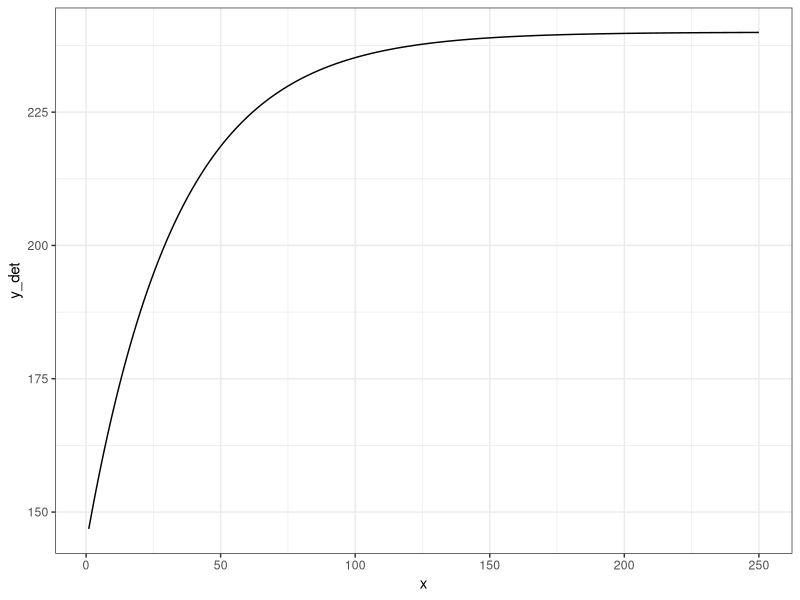
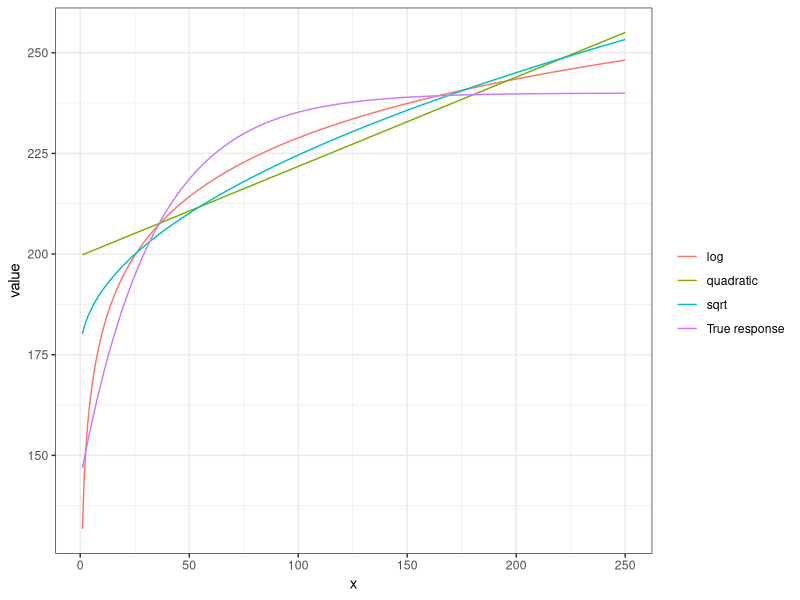
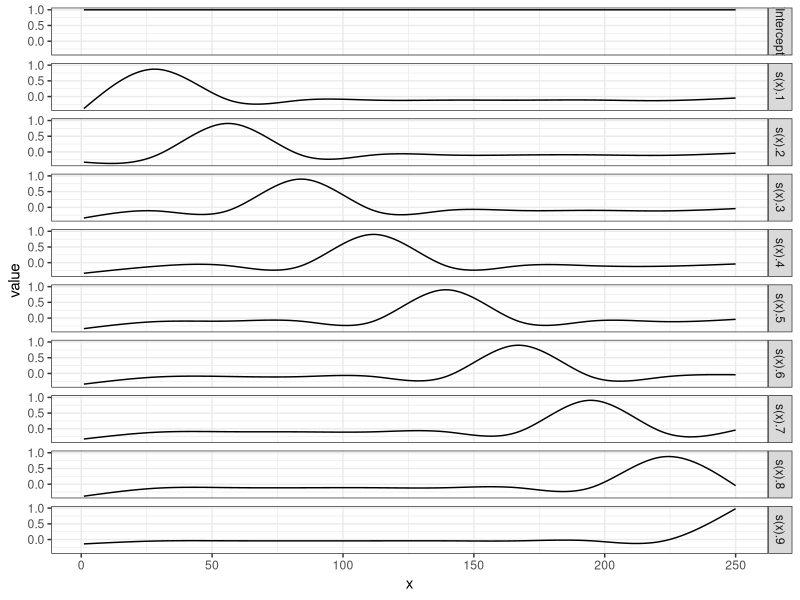
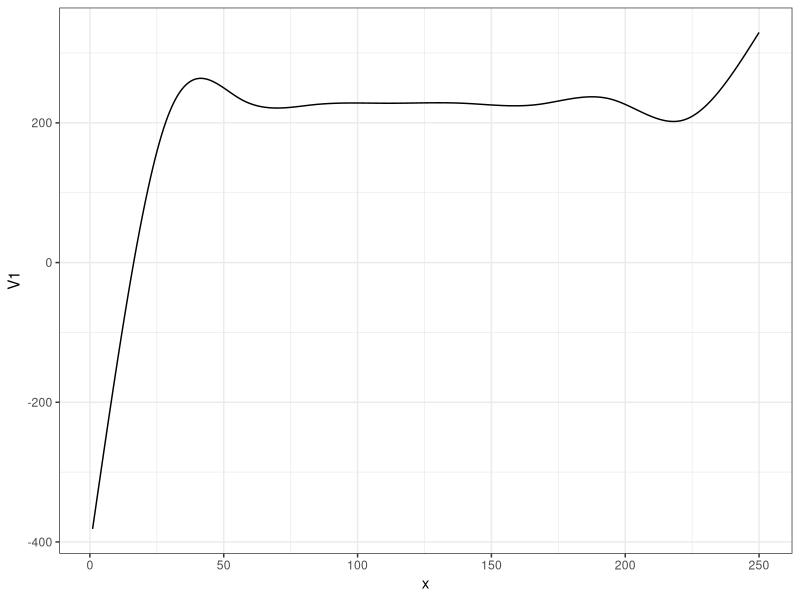
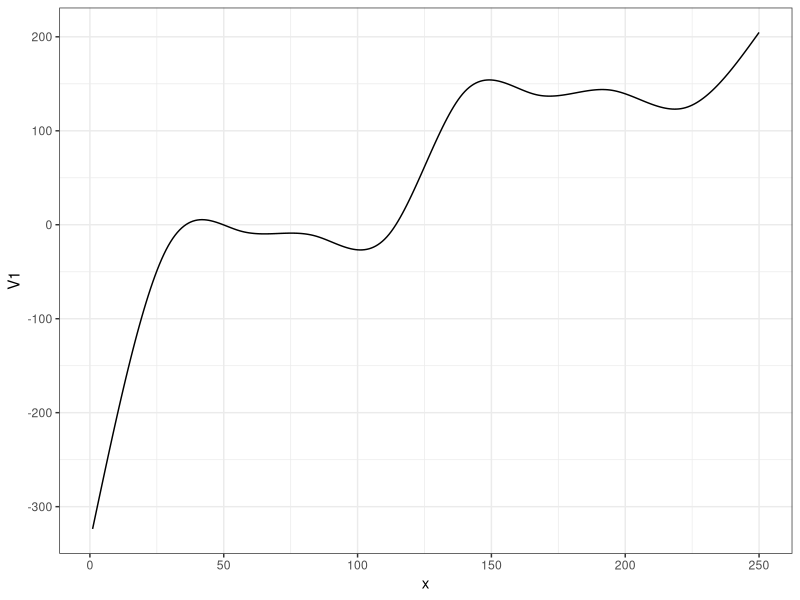
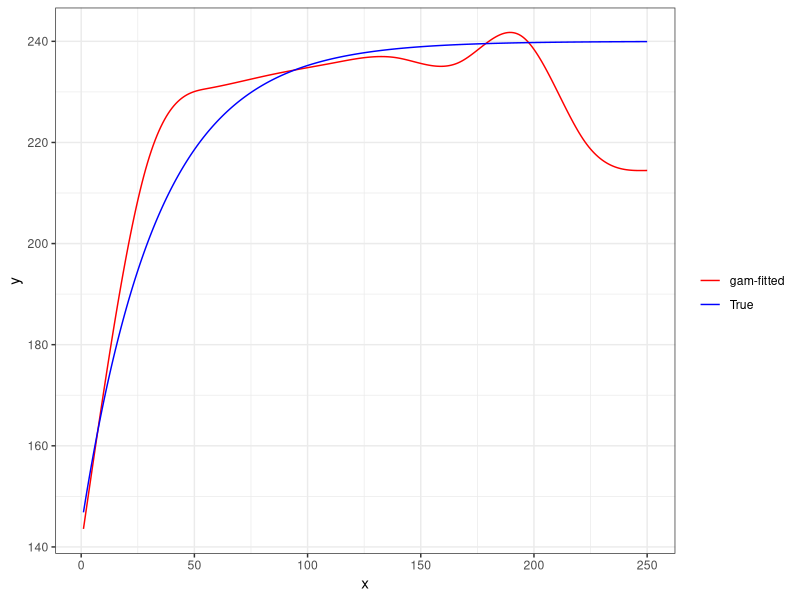
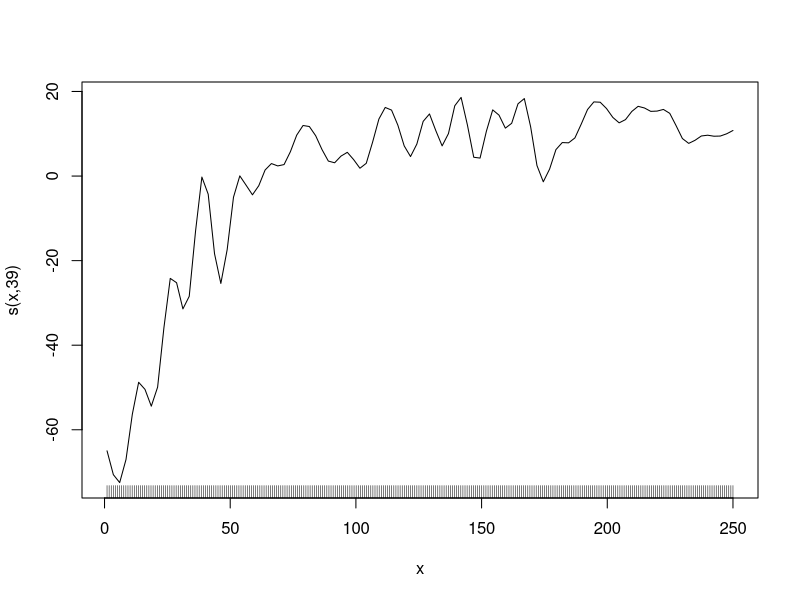
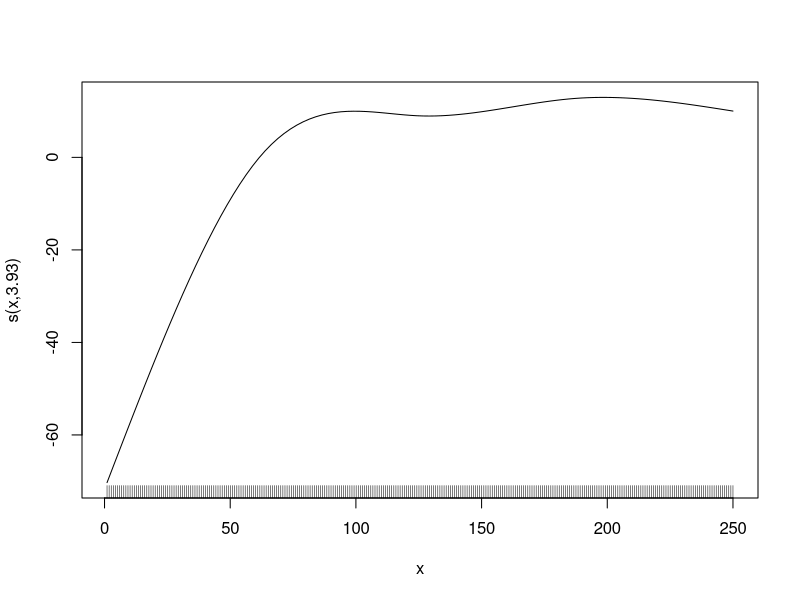

Recreate these plots in R, in order.
## ---- chunk 1
#| include: false

library(data.table)
library(tidyverse)
library(mgcv)
library(caret)
## ---- chunk 2
set.seed(83944)

#=== generate data ===#
N <- 300 # number of observations
x <- seq(1, 250, length = N) 
y_det <- 240 * (1 - 0.4 * exp(- 0.03 * x))
e <- 50 * runif(N) # error
data <- data.table(x = x, y = y_det + e, y_det = y_det)

#=== plot ===#
(
g_base <- ggplot(data) +
  geom_line(aes(y = y_det, x = x)) +
  theme_bw()
)
## ---- chunk 3
#=== sqrt ===#
lm_sq <- lm(y_det ~ sqrt(x), data = data)
data[, y_hat_sqrt := lm_sq$fit]

#=== log ===#
lm_log <- lm(y_det ~ log(x), data = data)
data[, y_hat_log := lm_log$fit]

#=== quadratic ===#
lm_quad <- lm(y_det ~ x + x^2, data = data)
data[, y_hat_quad := lm_quad$fit]
## ---- chunk 4
#| code-fold: true

plot_data <-
  melt(data, id.var = "x") %>% 
  .[variable != "y", ] %>% 
  .[, fit_case := fcase(
    variable == "y_det", "True response",
    variable == "y_hat_sqrt", "sqrt",
    variable == "y_hat_log", "log",
    variable == "y_hat_quad", "quadratic"
  )]

ggplot(plot_data) +
  geom_line(aes(y = value, x = x, color = fit_case)) +
  scale_color_discrete(name = "") +
  theme_bw()
## ---- chunk 5
#| code-fold: true
#| fig-height: 9 

basis_data <-
  gam(y_det ~ s(x, k = 10, bs = "cr"), data = data) %>% 
  predict(., type = "lpmatrix") %>% 
  data.table() %>% 
  .[, x := data[, x]] %>% 
  melt(id.var = "x")

ggplot(data = basis_data) +
  geom_line(aes(y = value, x = x)) +
  facet_grid(variable ~ .) +
  theme_bw()
## ---- chunk 6
#| code-fold: true

data.table(
  variable = unique(basis_data$variable),
  coef = rep(200, 10)
) %>% 
.[basis_data, on = "variable"] %>% 
.[, sum(coef * value), by = x] %>% 
ggplot(data = .) +
  geom_line(aes(y = V1, x = x)) +
  theme_bw()
## ---- chunk 7
#| code-fold: true

data.table(
  variable = unique(basis_data$variable),
  coef = c(rep(50, 5), rep(200, 5))
) %>% 
.[basis_data, on = "variable"] %>% 
.[, sum(coef * value), by = x] %>% 
ggplot(data = .) +
  geom_line(aes(y = V1, x = x)) +
  theme_bw()
## ---- chunk 8
gam_fit <- gam(y_det ~ s(x, k = 10, bs = "cr"), data = data)
## ---- chunk 9
gam_fit$coefficient
## ---- chunk 10
#| code-fold: true
data.table(
  variable = unique(basis_data$variable),
  coef = gam_fit$coefficient[-1]
) %>% 
.[basis_data, on = "variable"] %>% 
.[, .(y_no_int = sum(coef * value)), by = x] %>% 
.[, y_hat := gam_fit$coefficient[1] + y_no_int] %>% 
ggplot(data = .) +
  geom_line(aes(y = y_hat, x = x, color = "gam-fitted")) +
  geom_line(data = data, aes(y = y_det, x = x, color = "True")) +
  scale_color_manual(
    name = "",
    values = c("gam-fitted" = "red", "True" = "blue")
  ) +
  ylab("y") +
  xlab("x") +
  theme_bw()
## ---- chunk 11
#| code-fold: true
gam_fit_wiggly <- gam(y ~ s(x, k = 40, bs = "cr", sp = 0), data = data)
plot(gam_fit_wiggly, se = FALSE)

gam_fit_smooth <- gam(y ~ s(x, k = 5, bs = "cr"), data = data)
plot(gam_fit_smooth, se = FALSE)
## ---- chunk 12
#=== fit ===#
gam_fit_wiggly <- gam(y ~ s(x, k = 40, bs = "cr", sp = 0), data = data)

#=== assign the fitted values to a variable ===#
data[, y_hat := gam_fit_wiggly$fitted.values]

#=== plot ===#
ggplot(data = data) +
  geom_line(aes(y = y_hat, x = x)) +
  geom_point(aes(y = y, x = x)) +
  theme_bw()
## ---- chunk 13
#=== fit ===#
gam_fit_wiggly <- gam(y ~ s(x, k = 3, bs = "cr", sp = 0), data = data)

#=== assign the fitted values to a variable ===#
data[, y_hat := gam_fit_wiggly$fitted.values]

#=== plot ===#
ggplot(data = data) +
  geom_line(aes(y = y_hat, x = x)) +
  geom_point(aes(y = y, x = x)) +
  theme_bw()
## ---- chunk 14
#=== fit ===#
gam_fit_cved <- gam(y ~ s(x, k = 40, bs = "cr"), data = data)

#=== assign the fitted values to a variable ===#
data[, y_hat := gam_fit_cved$fitted.values]

#=== plot ===#
ggplot(data = data) +
  geom_line(aes(y = y_hat, x = x)) +
  geom_point(aes(y = y, x = x)) +
  theme_bw()
## ---- chunk 15
#| code-fold: true 

neighbors <-
  copy(data)[, abs_dist_100 := abs(x -100)] %>% 
  .[order(abs_dist_100), ] %>%
  .[1:10, ] 

y_estimate <- neighbors[, mean(y)]

ggplot() +
  geom_point(data = data, aes(y = y, x = x), color = "darkgray") +
  geom_point(data = neighbors, aes(y = y, x = x), color = "blue") +
  geom_point(aes(y = y_estimate, x = 100), color = "red") +
  geom_line(
    data  = data.table(y = y_estimate, x = 0:100),
    aes(y = y, x = x),
    color = "red",
    linetype = 2
  )
## ---- chunk 16

plot_data <-
  data.table(
    k = c(1, 5, 10, 20)
  ) %>% 
  rowwise() %>% 
  mutate(knn_fit = list(
    knnreg(y ~ x, k = k, data = data)
  )) %>% 
  mutate(eval_data = list(
    data.table(x = seq(0, 250, length = 1000)) %>% 
    .[, y := predict(knn_fit, newdata = .)]
  )) %>% 
  dplyr::select(k, eval_data) %>% 
  unnest() %>% 
  mutate(k_txt = paste0("k = ", k)) %>% 
  mutate(k_txt = factor(k_txt, levels = paste0("k = ", c(1, 5, 10, 20))))

ggplot() +
  geom_point(data = data, aes(y = y, x = x), color = "darkgray") +
  geom_line(data = plot_data, aes(y = y, x = x), color = "red") +
  facet_wrap(k_txt ~ ., nrow = 2)

